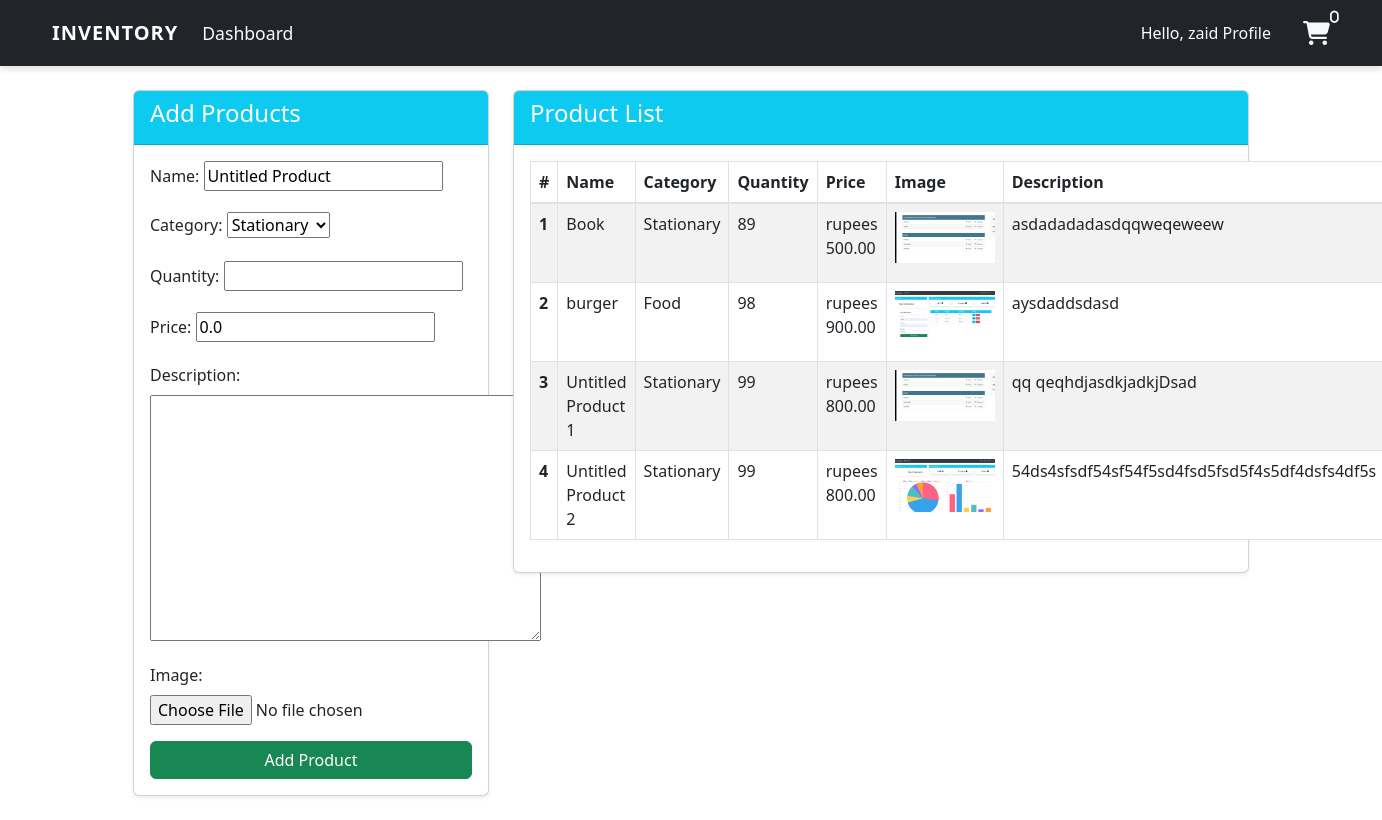
The page /product/ (signed in) on the database as committed earlier.
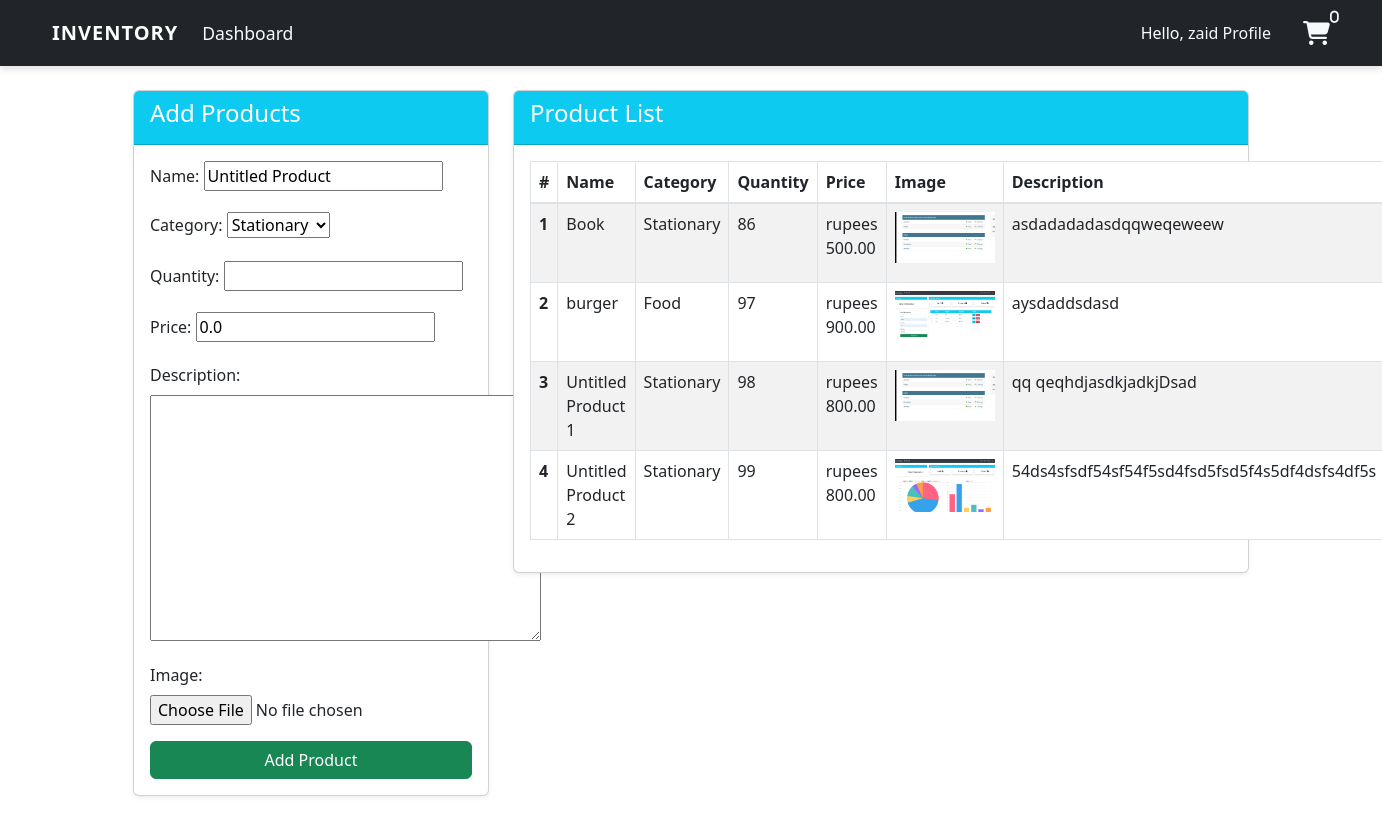
The same page on the database as committed later.
### user/models.py (models this page shows, shortened)
class Product(models.Model):
    name = models.CharField(max_length=100, blank=True , default='Untitled Product')
    category = models.CharField(max_length=20, choices=CATEGORY, blank=True ,default='Stationary')
    quantity = models.PositiveIntegerField()
    price = models.DecimalField(max_digits=10, decimal_places=2, default=0.00)
    description = models.TextField(blank=True, null=True)
    image = models.ImageField(upload_to='product_images/', blank=True, null=True)

### user/views.py (the view)
# urls.py: path('product/' , views.product , name='product'),
@login_required(login_url='login')
def product(request):
    items = Product.objects.filter(quantity__lt=50)
    Lowstock_count =items.count()
    items = Product.objects.all()
    product_count = Product.objects.count()
    workers = User.objects.all()
    worker = workers.count()
    order_count = Order.objects.count()
    orders = Order.objects.filter(payment_status='success')
    if request.method == 'POST':
        form = ProductForm(request.POST , request.FILES)
        if form.is_valid():
            form.save()
            prdct = form.cleaned_data.get('name')
            messages.success(request, f"{prdct}" + 'has been added ')
            return redirect('product')
    else:
        form = ProductForm()
    context  = {
        'Lowstock_count':Lowstock_count,
        'items': items ,
        'form' : form  ,
        'product_count':product_count,
        'order_count' : order_count,
        'orders': orders,
        'worker':worker
    }
    return render(request , 'dashboard/product.html', context)

### user/forms.py
class ProductForm(forms.ModelForm):
    class Meta:
        model = Product
        fields= ['name' , 'category' , 'quantity' ,'price' , 'description' , 'image']

### templates/dashboard/product.html (shortened to what this page needs)
{% extends 'partials/base.html' %}
{% block content %}
  <div class="container my-4">
    <div class="row">
      <div class="col-md-4">
        <div class="card shadow-sm">
          <div class="card-header bg-info text-white">
            <h4>Add Products</h4>
          </div>
          <div class="card-body">
            <form action="" method="POST" enctype="multipart/form-data">
              {{ form.as_p }}
              <button class="btn btn-success btn-block" type="submit">Add Product</button>
            </form>
          </div>
        </div>
      </div>
      <div class="col-md-8">
        <div class="card shadow-sm">
          <div class="card-header bg-info text-white">
            <h4>Product List</h4>
          </div>
          <div class="card-body">
            <table class="table table-striped table-bordered">
              <thead class="bg-info text-white">
                <tr>
                  <th scope="col">#</th>
                  <th scope="col">Name</th>
                  <th scope="col">Category</th>
                  <th scope="col">Quantity</th>
                  <th scope="col">Price</th>
                  <th scope="col">Image</th>
                  <th scope="col">Description</th>
                </tr>
              </thead>
              <tbody>
                {% for item in items %}
                  <tr>
                    <th scope="row">{{ forloop.counter }}</th>
                    <td>{{ item.name }}</td>
                    <td>{{ item.category }}</td>
                    <td>{{ item.quantity }}</td>
                    <td>rupees {{ item.price }}</td>
                    <td>
                      {% if item.image %}
                        <img src="{{ item.image.url }}" alt="{{ item.name }}" style="max-width: 100px; max-height: 100px;" />
                      {% else %}
                        <img src="/static/default-image.png" alt="No image available" style="max-width: 100px; max-height: 100px;" />
                      {% endif %}
                    </td>
                    <td>{{ item.description }}</td>
                  </tr>
                {% endfor %}
              </tbody>
            </table>
          </div>
        </div>
      </div>
    </div>
  </div>
{% endblock %}

Rows that differ between the two databases and show on the page:
changed Product "Book": quantity "89" → "86"
changed Product "burger": quantity "98" → "97"
changed Product "Untitled Product 1": quantity "99" → "98"
